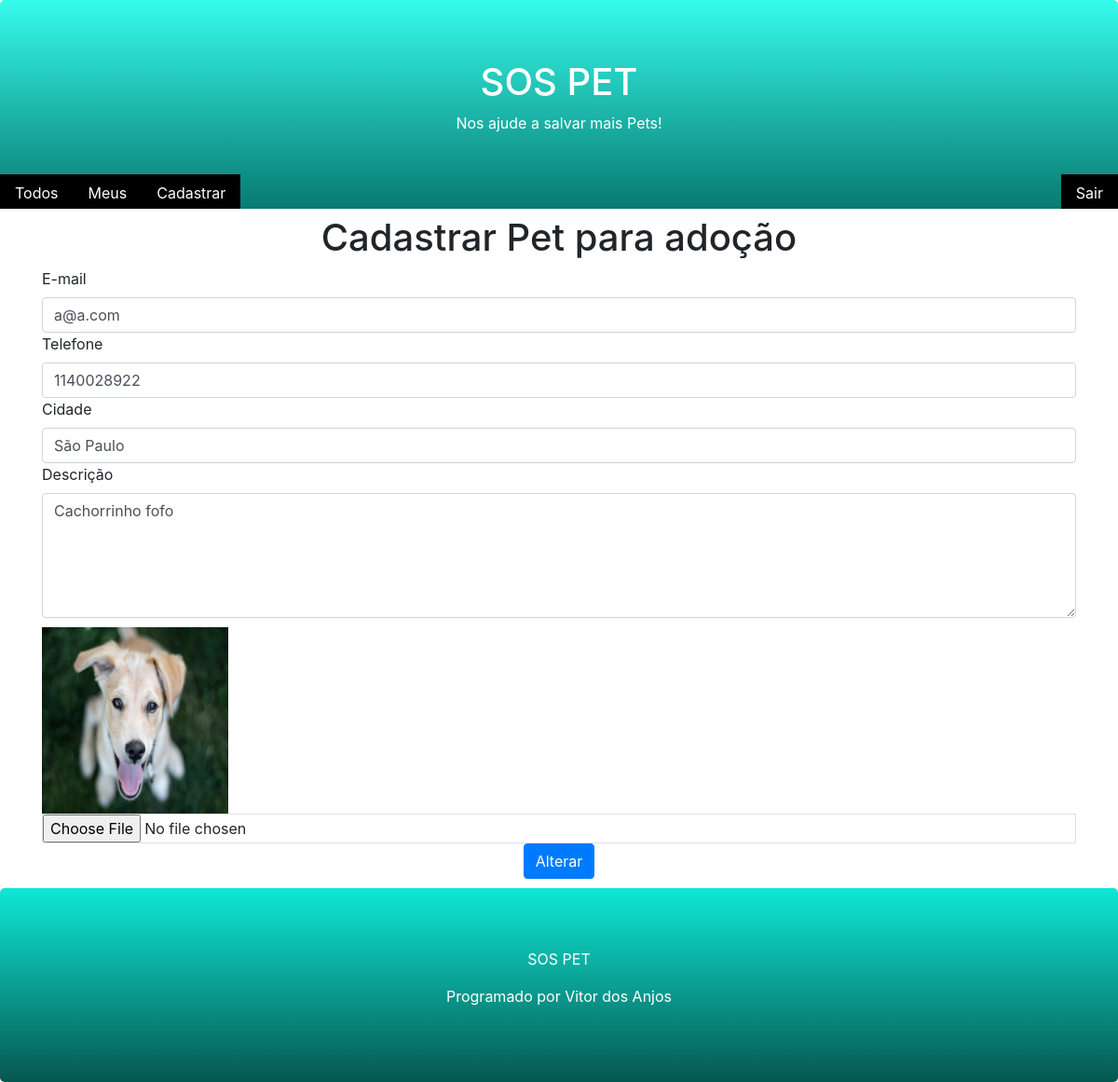
Page /pet/register/?id=2 (signed in) on the committed database.
### core/models.py (models this page shows, shortened)
class Pet(models.Model):
    city= models.CharField(max_length=100)
    description= models.TextField()
    phone= models.CharField(max_length=11)
    email= models.EmailField()
    begin_date= models.DateTimeField(auto_now_add= True)
    photo= models.ImageField(upload_to='pet')
    active= models.BooleanField(default= True)
    user= models.ForeignKey(User, on_delete= models.CASCADE)
    class Meta:
        db_table = 'pet'

### core/views.py (the view)
# urls.py: path('pet/register/', views.pet_register),
@login_required(login_url='/login/')
def pet_register(request):
    pet_id = request.GET.get('id')
    if pet_id:
        pet = Pet.objects.get(id=pet_id)
        if pet.user == request.user:
            return render(request, "register-pet.html", {'pet':pet})
    return render(request, 'register-pet.html')

### templates/register-pet.html (shortened to what this page needs)
{% extends "model-page.html" %}
{% block content %}
    <h1 class="text-center">Cadastrar Pet para adoção</h1>
<form action="submit" method="POST" enctype="multipart/form-data">{% csrf_token %}
    <div class="container">
            <div class="form group">
                <label for="email">E-mail</label>
                <input class="form-control" name="email" type="text" value="{{pet.email}}">
            </div>
            <div class="form group">
                <label for="phone">Telefone</label>
                <input class="form-control" name="phone" type="number" value="{{pet.phone}}">
            </div>
            <div class="form group">
                <label for="city">Cidade</label>
                <input class="form-control" name="city" type="text" value="{{pet.city}}">
            </div>
            <div class="form group">
                <label for="description">Descrição</label>
                <textarea class="form-control" name="description" rows="5">{{pet.description}}</textarea>
            </div>
            <div class="form group" style="margin-top: 10px;">
                {% if pet %}
                <a href="/media/{{pet.photo}}" target="_blank">
                    <img src="{{pet.photo.url}}" width="200" height="200">
                </a>
                {% endif %}
                <input class="form-control-file border" name="file" type="file" accept="image/*">
            </div>
            <div class="text-center" style="margin-bottom: 10px;">
                <button type="submit" class="btn btn-primary ">
                    {% if pet %}
                        Alterar
                    {% else %}
                        Cadastrar
                    {% endif %}
                </button>
            </div>
    </div>
</form>
{% endblock %}

### rows in the picture
Pet: email "a@a.com", phone "1140028922", city "São Paulo", description "Cachorrinho fofo", photo (picture)
